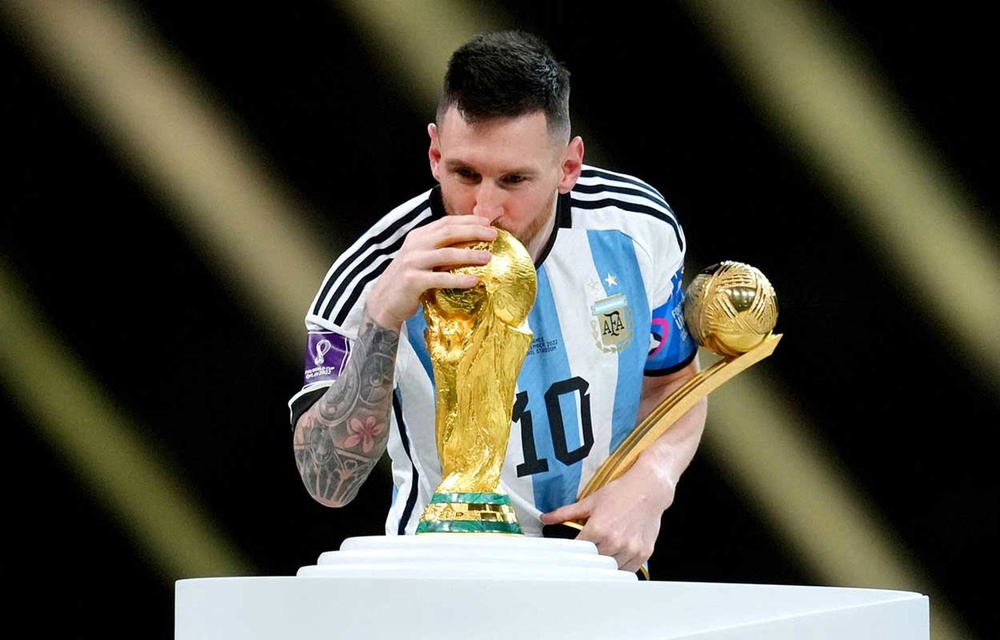
#> input picture sem5_labs/fcv/lab1/messi-world-cup.jpg, 1000 x 640 px, shrunk from 1600 x 1024 before the run, found by its file name
$ python q1.py
#> lines starting #> are read from the running program, lines starting #| are printed output that depends on the picture
#> in main, image is the input picture: shape (640, 1000, 3); mean B, G, R 66.7, 77.9, 79.4
import cv2
import numpy as np
def gaussian_kernel(size: int, sigma: float) -> np.ndarray:
    kernel = np.fromfunction(
        lambda x, y: (1 / (2 * np.pi * sigma ** 2)) * np.exp(
            -(((x - (size - 1) / 2) ** 2 + (y - (size - 1) / 2) ** 2) / (2 * sigma ** 2))
        ),
        (size, size)
    )
    return kernel / np.sum(kernel)
def unsharp_masking(image: np.ndarray, sigma: float = 1.0, strength: float = 1.5) -> np.ndarray:
#> called with sigma = 1, strength = 1.5
    if len(image.shape) == 3:
        image_gray = cv2.cvtColor(image, cv2.COLOR_BGR2GRAY)
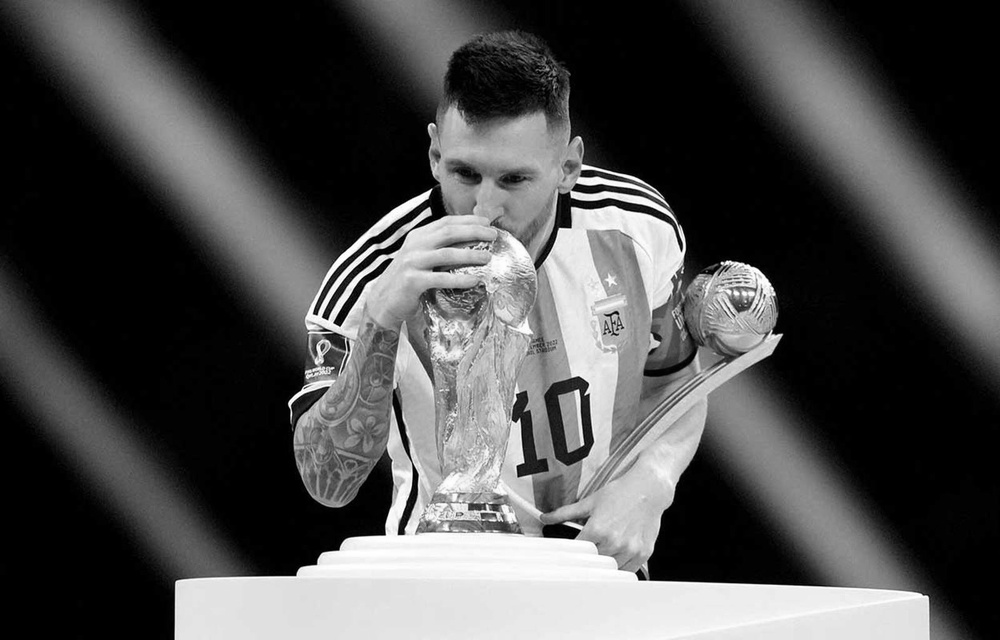
#> image_gray: shape (640, 1000); min 0, max 255, mean 77.1
    else:
        image_gray = image
    kernel_size = int(6 * sigma + 1) | 1
    gaussian_kernel_ = gaussian_kernel(kernel_size, sigma)
    blurred = cv2.filter2D(image_gray, -1, gaussian_kernel_)
    sharpened = cv2.addWeighted(image_gray, 1 + strength, blurred, -strength, 0)
    return sharpened
def display_images(original: np.ndarray, sharpened: np.ndarray):
    cv2.imshow('Original', original)
    cv2.imshow('Sharpened', sharpened)
    cv2.waitKey(0)
    cv2.destroyAllWindows()
def main():
    image_path = '/home/Student/Desktop/220962049_aiml_a1/venv/lab1/messi-world-cup.jpg'
    image = cv2.imread(image_path)
    if image is None:
        print("Error: Image not found.")
        return
    sharpened_image = unsharp_masking(image)
    display_images(image, sharpened_image)
if __name__== "__main__":
    main()
